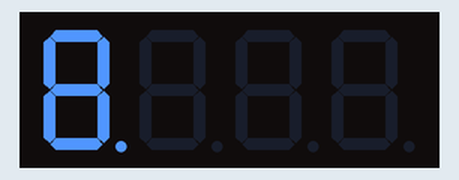
A sketch run on a simulated Arduino Uno, built with avr-gcc and run on an emulated ATmega328P. On the bench: 4-digit seven-segment display. The local clock reads 2024-03-15 10:24:30 at power-on unless the sketch sets it.

Above: at 0.1 s.
At 0.5 s:
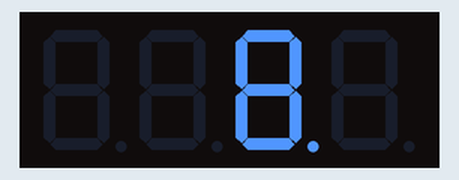
At 0.9 s:
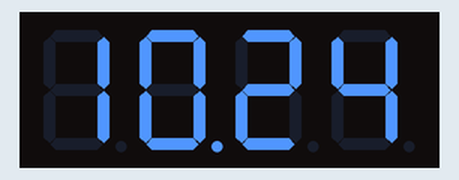
At 90.1 s:
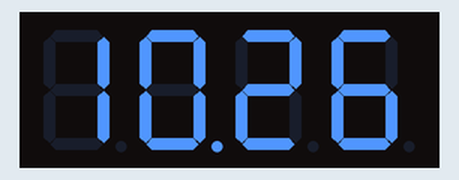

Measured:
- what the display in image 2 shows lasts 29.6 s, from 0.8 s to 30.4 s

The sketch:

AlphaNumRTC.ino
```cpp
// Simple sketch to read the time from the DS1307 RTC and set it on the Alphanumeric 4 character display.

#include <Wire.h>
#include "Adafruit_LEDBackpack.h"
#include "Adafruit_GFX.h"
#include "RTClib.h"


Adafruit_AlphaNum4 alpha4 = Adafruit_AlphaNum4();
RTC_DS1307 rtc;

int lastHour = -1;
int lastMinute = -1;

void setup() {
  // put your setup code here, to run once:
  Serial.begin(9600);
  alpha4.begin(0x70);  // pass in the address

  initializeDisplay();

  if (! rtc.begin()) {
    Serial.println("Couldn't find RTC");
    while (1);
  }

  if (! rtc.isrunning()) {
    Serial.println("RTC is NOT running!");
    // following line sets the RTC to the date & time this sketch was compiled
    rtc.adjust(DateTime(F(__DATE__), F(__TIME__)));
    // This line sets the RTC with an explicit date & time, for example to set
    // January 21, 2014 at 3am you would call:
    // rtc.adjust(DateTime(2014, 1, 21, 3, 0, 0));
  }

}

void loop() {
  // put your main code here, to run repeatedly:

  updateTime();
  delay(500);
}

void initializeDisplay()
{
  // Display a little start-up sequence in the alpha numeric display.

  alpha4.writeDigitRaw(3, 0x0);
  alpha4.writeDigitRaw(0, 0xFFFF);
  alpha4.writeDisplay();
  delay(200);
  alpha4.writeDigitRaw(0, 0x0);
  alpha4.writeDigitRaw(1, 0xFFFF);
  alpha4.writeDisplay();
  delay(200);
  alpha4.writeDigitRaw(1, 0x0);
  alpha4.writeDigitRaw(2, 0xFFFF);
  alpha4.writeDisplay();
  delay(200);
  alpha4.writeDigitRaw(2, 0x0);
  alpha4.writeDigitRaw(3, 0xFFFF);
  alpha4.writeDisplay();
  delay(200);

  alpha4.clear();
  alpha4.writeDisplay();
}

void updateTime()
{
  DateTime now = rtc.now();

  int hourNow = now.hour();
  int minuteNow = now.minute();

  // Update the clock if we have something new to display.

  if (lastHour != hourNow || lastMinute != minuteNow)
  {
    bool isPM = hourNow >= 12;
    lastHour = hourNow;
    lastMinute = minuteNow;

    // If hour is greater than twelve then adjust down.
    // If equal to zero, set to 12 (midnight).

    if (hourNow > 12)
    {
      hourNow -= 12;
    }
    else if (hourNow == 0)
    {
      hourNow = 12;
    }

    // First digit: either a 1 or blank.

    if (hourNow > 9)
    {
      alpha4.writeDigitAscii(0, '1');
    }
    else
    {
      alpha4.writeDigitAscii(0, ' ');
    }

    alpha4.writeDigitAscii(1, '0' + hourNow % 10, true); // Show a dot between hour & minute
    alpha4.writeDigitAscii(2, '0' + minuteNow / 10);
    alpha4.writeDigitAscii(3, '0' + minuteNow % 10, isPM); // Show a dot for PM
    alpha4.writeDisplay();
  }
}
```
